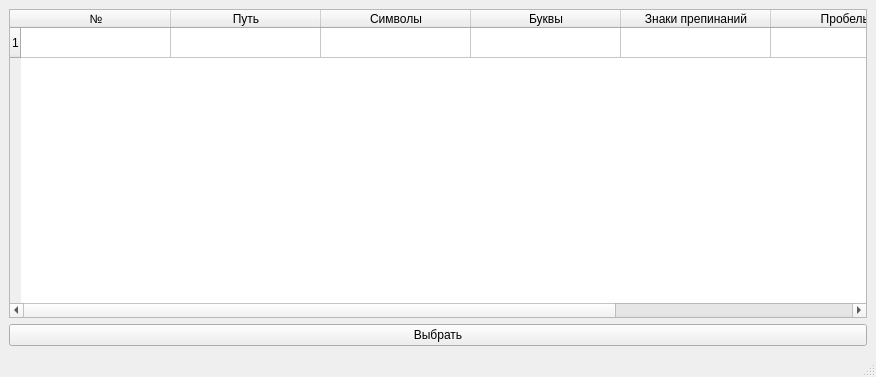
<?xml version="1.0" encoding="UTF-8"?>
<ui version="4.0">
 <class>MainWindow</class>
 <widget class="QMainWindow" name="MainWindow">
  <property name="geometry">
   <rect>
    <x>0</x>
    <y>0</y>
    <width>876</width>
    <height>377</height>
   </rect>
  </property>
  <property name="minimumSize">
   <size>
    <width>876</width>
    <height>377</height>
   </size>
  </property>
  <property name="maximumSize">
   <size>
    <width>1000</width>
    <height>500</height>
   </size>
  </property>
  <property name="windowTitle">
   <string>Анализатор текста</string>
  </property>
  <widget class="QWidget" name="centralwidget">
   <layout class="QVBoxLayout" name="verticalLayout">
    <item>
     <widget class="QTableWidget" name="Res">
      <property name="dragEnabled">
       <bool>false</bool>
      </property>
      <property name="sortingEnabled">
       <bool>false</bool>
      </property>
      <attribute name="horizontalHeaderCascadingSectionResizes">
       <bool>true</bool>
      </attribute>
      <attribute name="horizontalHeaderMinimumSectionSize">
       <number>40</number>
      </attribute>
      <attribute name="horizontalHeaderDefaultSectionSize">
       <number>150</number>
      </attribute>
      <attribute name="horizontalHeaderShowSortIndicator" stdset="0">
       <bool>false</bool>
      </attribute>
      <attribute name="verticalHeaderMinimumSectionSize">
       <number>30</number>
      </attribute>
      <row>
       <property name="text">
        <string>1</string>
       </property>
      </row>
      <column>
       <property name="text">
        <string>№</string>
       </property>
      </column>
      <column>
       <property name="text">
        <string>Путь</string>
       </property>
      </column>
      <column>
       <property name="text">
        <string>Символы</string>
       </property>
      </column>
      <column>
       <property name="text">
        <string>Буквы</string>
       </property>
      </column>
      <column>
       <property name="text">
        <string>Знаки препинаний</string>
       </property>
      </column>
      <column>
       <property name="text">
        <string>Пробелы</string>
       </property>
      </column>
      <column>
       <property name="text">
        <string>Предложения</string>
       </property>
      </column>
      <item row="0" column="0">
       <property name="text">
        <string/>
       </property>
      </item>
     </widget>
    </item>
    <item>
     <widget class="QPushButton" name="pushButton">
      <property name="text">
       <string>Выбрать</string>
      </property>
     </widget>
    </item>
   </layout>
  </widget>
  <widget class="QStatusBar" name="statusbar"/>
 </widget>
 <resources/>
 <connections/>
</ui>
